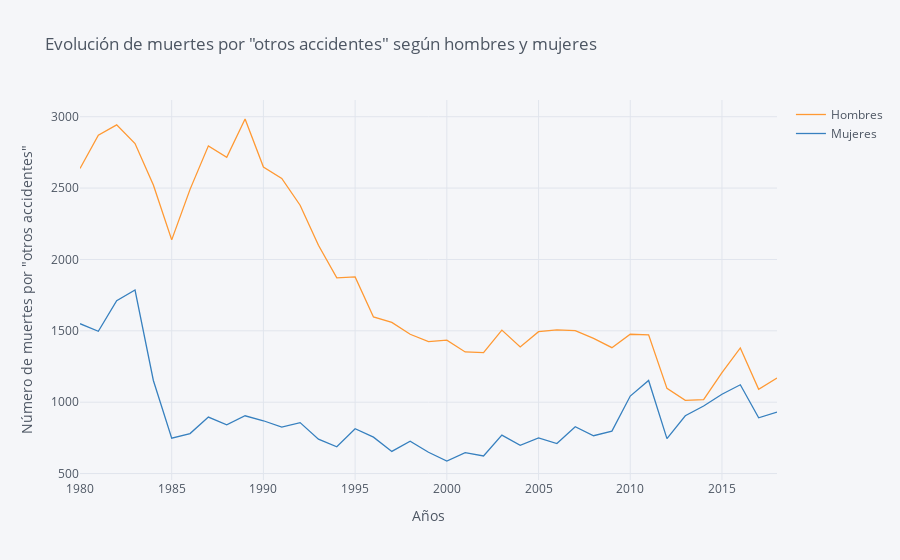

Source (notebook cell):
### Code cell
histogram = otros_accidentes.iplot(
    kind='scatter',
    barmode='stack',
    xTitle='Años',
    yTitle='Número de muertes por "otros accidentes"',
    title='Evolución de muertes por "otros accidentes" según hombres y mujeres'
)

### Figure 1 — Plotly figure (JSON) as saved in the notebook; plotly's stock layout.template omitted (floating-point values rounded to 4 significant figures)
{"data": [{"line": {"color": "rgba(255, 153, 51, 1.0)", "dash": "solid", "shape": "linear", "width": 1.3}, "mode": "lines", "name": "Hombres", "text": "", "type": "scatter", "x": [1980, 1981, 1982, 1983, 1984, 1985, 1986, 1987, 1988, 1989, 1990, 1991, 1992, 1993, 1994, 1995, 1996, 1997, 1998, 1999, 2000, 2001, 2002, 2003, 2004, 2005, 2006, 2007, 2008, 2009, 2010, 2011, 2012, 2013, 2014, 2015, 2016, 2017, 2018], "y": [2637, 2871, 2943, 2812, 2522, 2137, 2491, 2796, 2716, 2984, 2647, 2568, 2380, 2099, 1871, 1878, 1597, 1559, 1476, 1424, 1435, 1352, 1347, 1505, 1387, 1494, 1506, 1502, 1447, 1382, 1476, 1472, 1097, 1013, 1018, 1207, 1380, 1090, 1170]}, {"line": {"color": "rgba(55, 128, 191, 1.0)", "dash": "solid", "shape": "linear", "width": 1.3}, "mode": "lines", "name": "Mujeres", "text": "", "type": "scatter", "x": [1980, 1981, 1982, 1983, 1984, 1985, 1986, 1987, 1988, 1989, 1990, 1991, 1992, 1993, 1994, 1995, 1996, 1997, 1998, 1999, 2000, 2001, 2002, 2003, 2004, 2005, 2006, 2007, 2008, 2009, 2010, 2011, 2012, 2013, 2014, 2015, 2016, 2017, 2018], "y": [1550, 1497, 1711, 1786, 1152, 748, 780, 896, 842, 905, 870, 825, 857, 741, 688, 814, 755, 655, 726, 649, 588, 646, 623, 769, 698, 750, 710, 828, 765, 797, 1043, 1152, 745, 905, 973, 1056, 1122, 891, 931]}], "layout": {"barmode": "stack", "legend": {"bgcolor": "#F5F6F9", "font": {"color": "#4D5663"}}, "paper_bgcolor": "#F5F6F9", "plot_bgcolor": "#F5F6F9", "title": {"font": {"color": "#4D5663"}, "text": "Evolución de muertes por \"otros accidentes\" según hombres y mujeres"}, "xaxis": {"gridcolor": "#E1E5ED", "showgrid": true, "tickfont": {"color": "#4D5663"}, "title": {"font": {"color": "#4D5663"}, "text": "Años"}, "zerolinecolor": "#E1E5ED"}, "yaxis": {"gridcolor": "#E1E5ED", "showgrid": true, "tickfont": {"color": "#4D5663"}, "title": {"font": {"color": "#4D5663"}, "text": "Número de muertes por \"otros accidentes\""}, "zerolinecolor": "#E1E5ED"}}}
